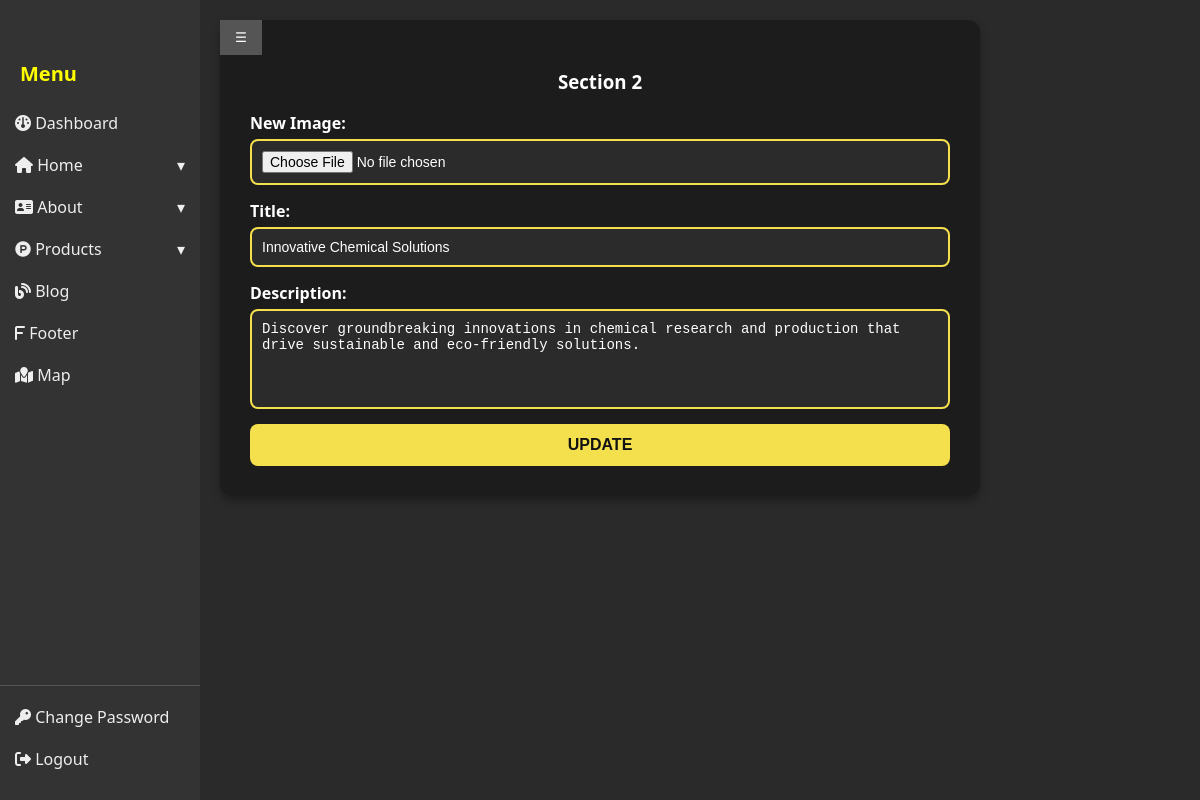
/backend/section_2.php (signed in), run on the app's committed database.
### tables this page shows
CREATE TABLE `section_images` (
  `id` int(11) NOT NULL,
  `section_id` int(11) NOT NULL,
  `image_url` varchar(255) NOT NULL,
  `title` text NOT NULL,
  `description` text NOT NULL
);

### backend/section_2.php (the view, shortened to what this page needs)
<?php
require 'db_connection.php';
$sql_image = "SELECT * FROM section_images WHERE section_id = 1 LIMIT 1";
$result_image = $conn->query($sql_image);
$section_image = $result_image->fetch_assoc() ?: [
    'image_url' => 'images/default.jpg',
    'title' => 'Default Title',
    'description' => 'Default description text.'
];
?>
<!DOCTYPE html>
<html lang="en">
<head>
</head>
<body>
    <?php include 'side_bar.php'; ?>
    <div class="container">
        <form method="POST" enctype="multipart/form-data">
            <h3>Section 2</h3>
            <div class="form-group">
                <label>New Image:</label>
                <input type="file" name="section_image">
            </div>
            <div class="form-group">
                <label>Title:</label>
                <input type="text" name="section_title" value="<?= htmlspecialchars($section_image['title']) ?>" required>
            </div>
            <div class="form-group">
                <label>Description:</label>
                <textarea name="section_description" required><?= htmlspecialchars($section_image['description']) ?></textarea>
            </div>
            <button type="submit">Update</button>
        </form>
    </div>
</body>
</html>

### backend/section_2.php (style rules this page uses)
html, body { padding: 0; margin: 0; }
body { font-family: 'Segoe UI', Tahoma, Geneva, Verdana, sans-serif; background-color: #2a2a2a; color: #ffffff; }
.container { padding: 20px; }
form { max-width: 700px; background-color: #1c1c1c; padding: 30px; border-radius: 12px; box-shadow: 0px 5px 10px rgba(0, 0, 0, 0.3); margin: auto; }
h3 { text-align: center; }
.form-group { display: flex; flex-direction: column; margin-bottom: 15px; }
label { font-weight: bold; margin-bottom: 5px; }
input[type="text"], textarea, input[type="file"] { width: 100%; padding: 10px; background-color: #2b2b2b; border: 2px solid #f4e04d; border-radius: 8px; color: #ffffff; font-size: 14px; box-sizing: border-box; }
textarea { height: 100px; resize: none; }
button[type="submit"] { width: 100%; padding: 12px; background-color: #f4e04d; color: #121212; border: none; border-radius: 8px; font-size: 16px; font-weight: bold; text-transform: uppercase; cursor: pointer; transition: all 0.3s ease; }

### backend/side_bar.php (style rules this page uses)
body { margin: 0; overflow-x: hidden; font-family: 'Segoe UI', Tahoma, Geneva, Verdana, sans-serif; }

### data on the page
section_images: section_title "Innovative Chemical Solutions", section_description "Discover groundbreaking innovations in chemical research and production that drive sustainable and eco-friendly solutions."
